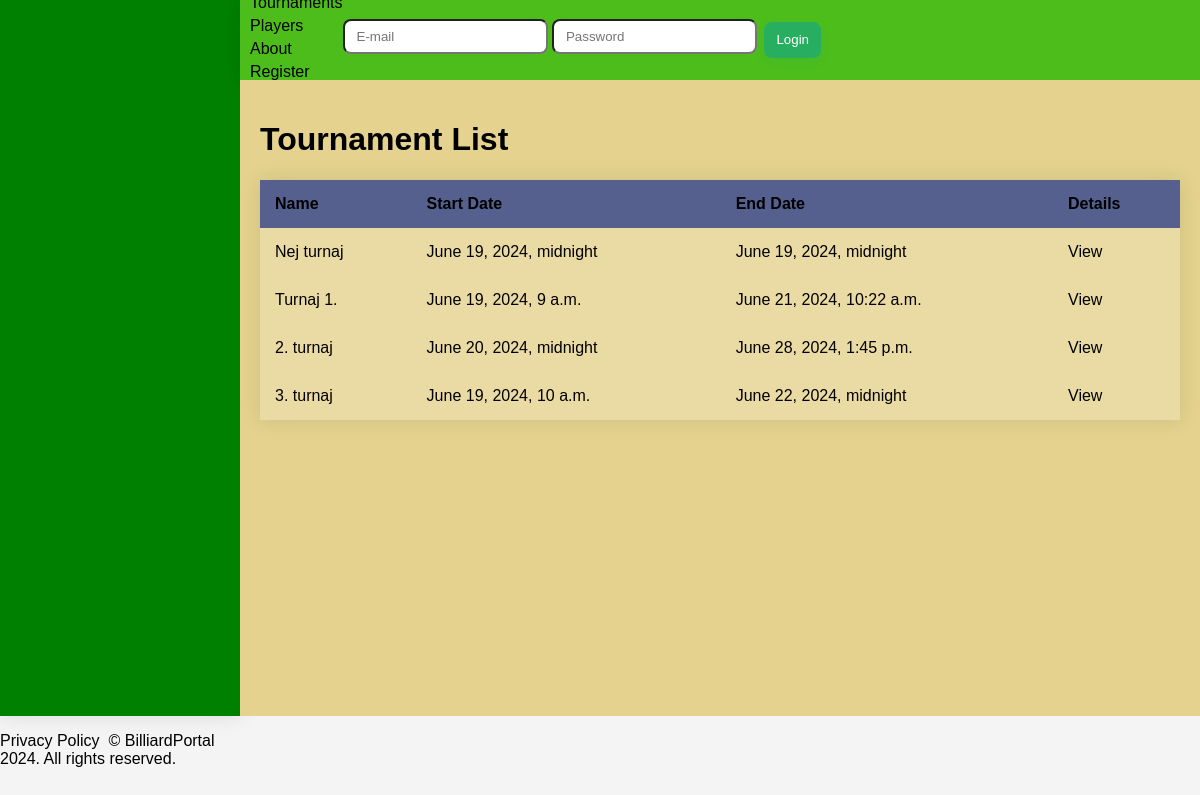
The app's page /tournament/, older data.
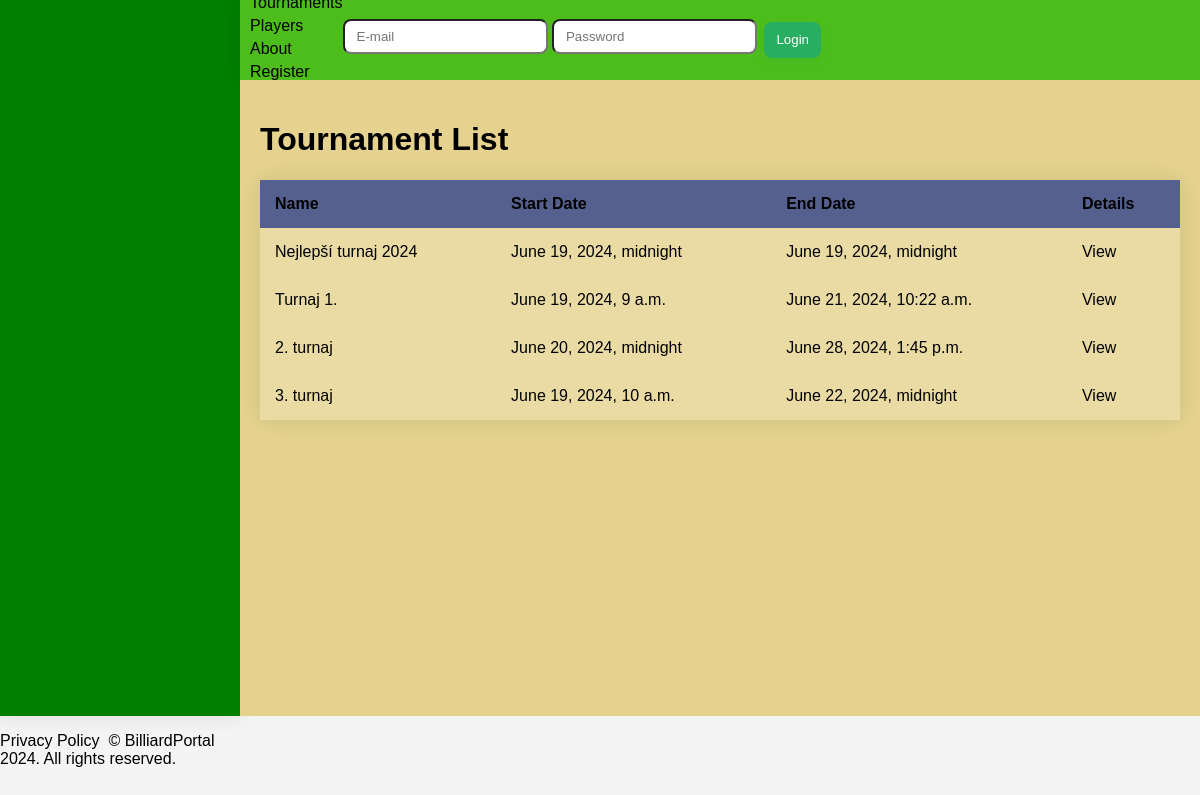
The same page, newer data.
### tournaments/models.py (models this page shows, shortened)
class Tournament(models.Model):
    name = models.CharField(max_length=255)
    start_date = models.DateTimeField()
    end_date = models.DateTimeField()
    attachment = models.FileField(upload_to='attachments/', blank=True, null=True)
    organizers = models.ManyToManyField(Player, related_name='organized_tournaments')
    players = models.ManyToManyField(Player, related_name='participating_tournaments')

### tournaments/views.py (the view)
# urls.py: path('', TournamentListView.as_view(template_name="./tournament/tournament_list.html"), name='tournament_list'),
class TournamentListView(ListView):
    model = Tournament
    context_object_name = 'tournaments'
    def get_queryset(self):
        queryset = super().get_queryset()
        name = self.request.GET.get('name')
        start_date = self.request.GET.get('start_date')
        end_date = self.request.GET.get('end_date')
        if name:
            queryset = queryset.filter(name__icontains=name)
        if start_date:
            queryset = queryset.filter(start_date__gte=start_date)
        if end_date:
            queryset = queryset.filter(end_date__lte=end_date)
        return queryset

### templates/tournament/tournament_list.html (shortened to what this page needs)
{% extends "base.html" %}
{% block main_space %}
<h1>Tournament List</h1>
<table>
    <thead>
        <tr>
            <th>Name</th>
            <th>Start Date</th>
            <th>End Date</th>
            <th>Details</th>
        </tr>
    </thead>
    <tbody>
        {% for tournament in object_list %}
        <tr>
            <td>{{ tournament.name }}</td>
            <td>{{ tournament.start_date }}</td>
            <td>{{ tournament.end_date }}</td>
            <td><a href="{% url 'tournament_detail' tournament.pk %}">View</a>
            </td>
        </tr>
        {% endfor %}
    </tbody>
</table>
{% endblock main_space %}

Row changes from the older to the newer data that the page shows:
changed Tournament: name "Nej turnaj" → "Nejlepší turnaj 2024"
